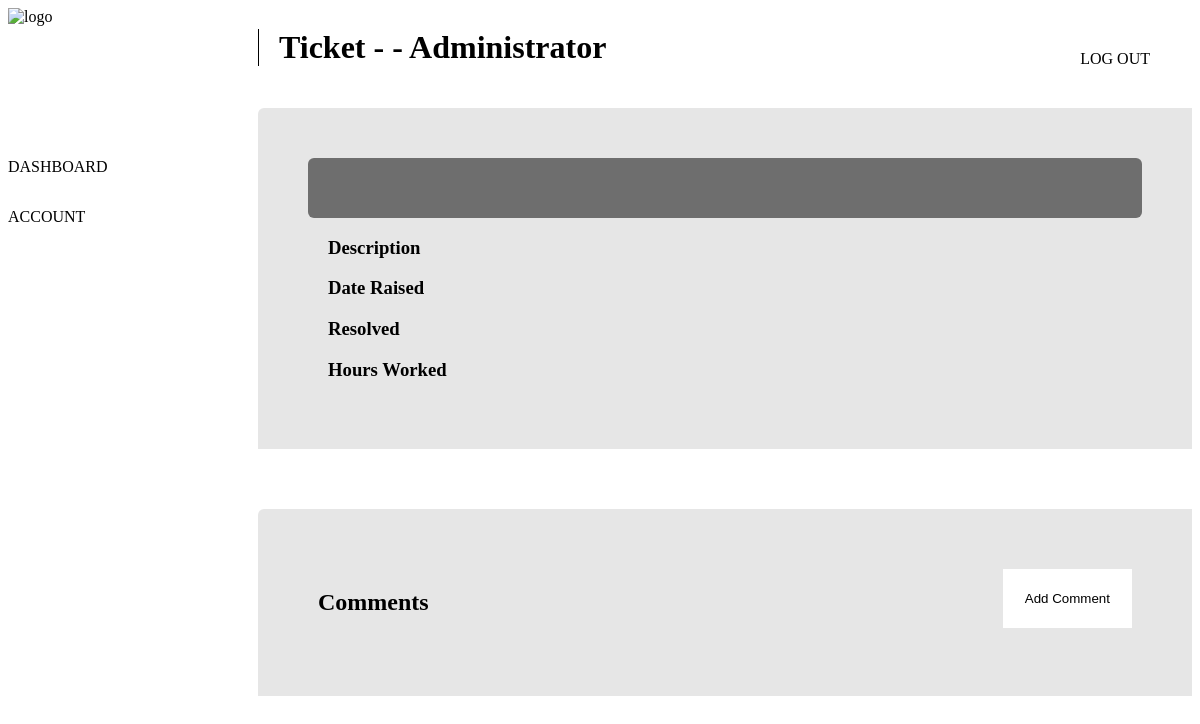
The app's page /dashboard/admin/tickets/3 (signed in), older data.
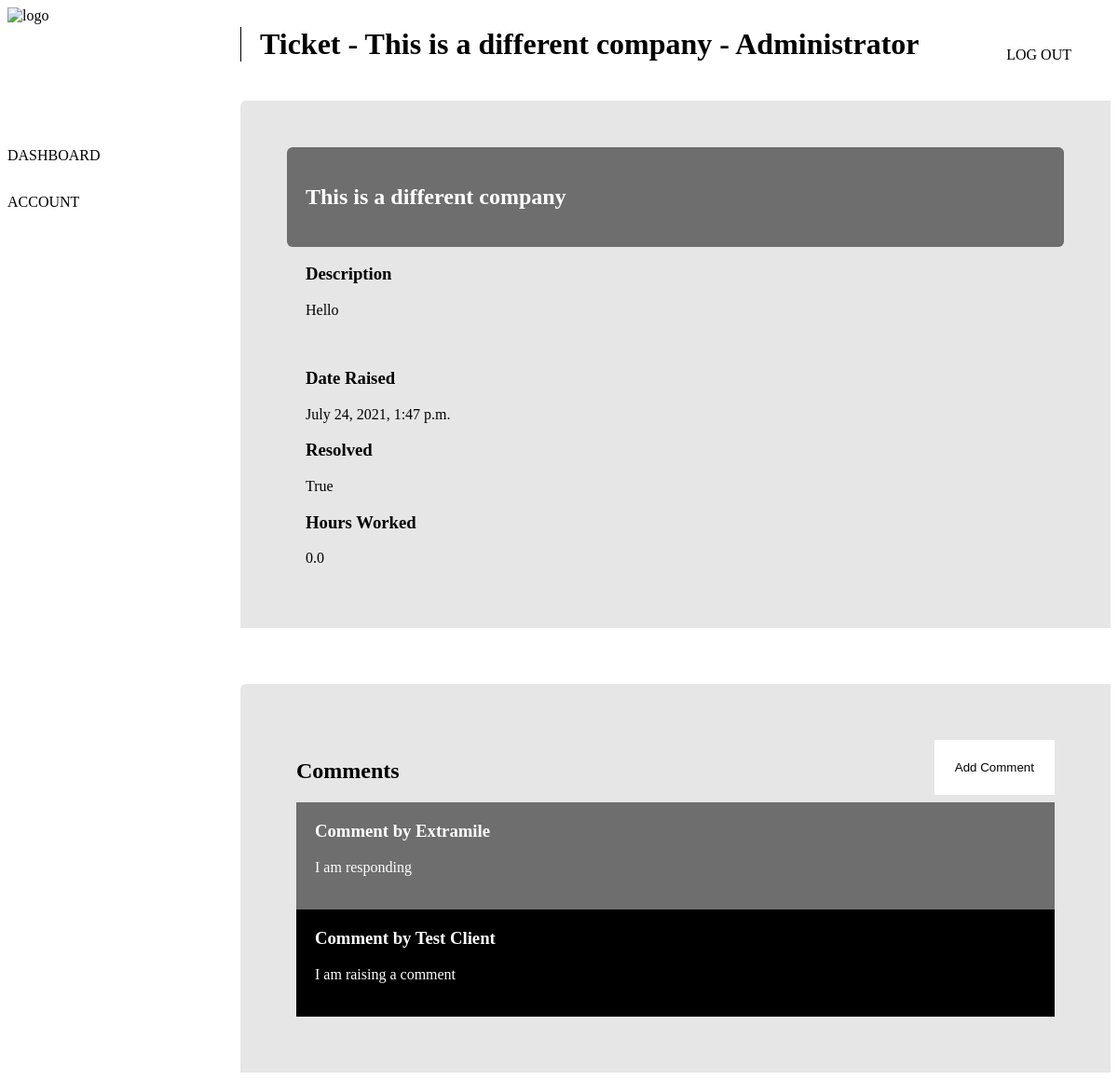
The same page, newer data.
### tickets/models.py (models this page shows, shortened)
class Ticket(models.Model):
    client = models.ForeignKey(Client, on_delete=models.CASCADE)
    title = models.CharField(max_length = 50, default='')
    issue = models.TextField()
    wrike_number = models.CharField(max_length = 10)
    severity = models.CharField(
        max_length=2,
        choices = [
        ('ST', 'Standard'),
        ('HI','High'),
        ('VH','Very High'),
        ('CR','Critical')
        ]
    )
    hours_predicted = models.FloatField(default=0)
    hours_used = models.FloatField(default=0)
    customer_feedback_requested = models.BooleanField(default=False)
    resolved = models.BooleanField(default=False)
    date_created = models.DateTimeField('Date Created')
    date_updated = models.DateTimeField('Date Updated', null=True)
    file_upload = models.FileField(null=True)

class Comment(models.Model):
    ticket = models.ForeignKey(Ticket, on_delete=models.CASCADE)
    sender = models.ForeignKey(Client, on_delete=models.CASCADE, null=True, blank=True)
    comment = models.TextField()
    date_sent = models.DateTimeField('Date Sent', blank=True)

class Client(models.Model):
    user = models.OneToOneField(settings.AUTH_USER_MODEL, on_delete=models.CASCADE, null=True)
    client_name = models.CharField(max_length=200)
    client_email = models.EmailField()
    live_client = models.BooleanField (default=True)
    date_registered = models.DateTimeField('Date Registered')
    contract_type = models.ForeignKey(Contract, on_delete=models.CASCADE)
    contract_start_date = models.DateTimeField()
    contracted_monthly_service_hours = models.FloatField(default=1)
    contracted_monthly_SEM_hours = models.FloatField(default=0)
    paid_extra_hours = models.FloatField(default=0)
    hours_used_this_month = models.FloatField(default=0)
    discontented_client = models.BooleanField(default=False)
    priority_client = models.BooleanField(default=False)
    def __str__(self):
        return self.client_name

### tickets/views.py (the view)
# urls.py: path('dashboard/admin/tickets/<int:number>', views.admin_tickets_single, name='admin-tickets-single'),
def admin_tickets_single(request, number):
    if not request.user.is_authenticated:
        return redirect('/')
    if not request.user.is_staff:
        return redirect('/')
    ticket = Ticket.objects.filter(pk = number).first()
    comments = Comment.objects.filter(ticket = number).all().order_by('-date_sent')
    return render(request,'tickets/admin/ticket-single.html', {'ticket': ticket, 'comments': comments})

### tickets/templates/tickets/admin/ticket-single.html (shortened to what this page needs)
{% extends 'base.html' %}
{% load jsonify %}
{% block content %}
    <div class="page-wrap">
      <div class="main-wrap">
        <div class="sidebar">
          <img src="" alt="logo">
          <a href="/dashboard">Dashboard</a>
          <a href="/account">Account</a>
        </div>
        <div class="main_content admin-tickets">
          <div class="head_section">
            <h1 class='head-title'> Ticket - {{ ticket.title }} - Administrator</h1>
          </div>
          <div class="admin-tickets_section">
            <div class="ticket">
              <div class="hero">
                <h2>{{ ticket.title }}</h2>
              </div>
              <div class="information">
                <h3>Description</h3>
                <p>{{ ticket.issue|safe }}</p>
                <h3>Date Raised</h3>
                <p>{{ ticket.date_created }}</p>
                <h3>Resolved</h3>
                <p>{{ ticket.resolved }}</p>
                <h3>Hours Worked</h3>
                <p>{{ ticket.hours_used }}</p>
              </div>
            </div>
          </div>
            <div class="comments">
              <h2>Comments</h2>
              <div class="buttons">
                <a href="/comment/{{ ticket.pk }}/"> <button type="button" name="button">Add Comment</button> </a>
              </div>
              {% for comment in comments  %}
              <div class="comment">
                <h3>Comment by {{ comment.sender }}</h3>
                <p>{{ comment.comment|safe }}</p>
              </div>
              {% endfor %}
          </div>
        </div>
      </div>
    </div>
{% endblock content %}

### templates/base.html (shortened to what this page needs)
<!DOCTYPE html>
<html lang="en" dir="ltr">
  <head>
    {% load static %}
    <link rel="stylesheet" href="{% static 'css/style.css' %}">
  </head>
<body>
{% block content %} {% endblock content %}
{% if request.user.is_authenticated %}
<div class="logout">
  <a href="/logout">Log Out</a>
</div>
{% endif %}
</body>
</html>

### tickets/static/css/style.css (style rules this page uses)
.sidebar { display: grid; grid-template-rows: 150px 50px 50px 50px; }
.head_section .head-title { border-left: 1px solid black; padding-left: 20px; }
div.admin-tickets { display: grid; grid-template-rows: auto auto; grid-gap: 20px; }
div.admin-tickets .admin-tickets_section { background-color: #e6e6e6; padding: 50px; border-radius: 6px 0 0 0; margin-bottom: 20px; }
div.admin-tickets .admin-tickets_section .hero { background-color: #6e6e6e; color: white; padding: 20px; border-radius: 6px; }
div.admin-tickets .admin-tickets_section .information { padding: 0 20px; }
div.admin-tickets .comments { margin-top: 20px; background-color: #e6e6e6; border-radius: 6px 0 0 0; padding: 60px; position: relative; }
div.admin-tickets .comments h3 { margin-top: 0; }
div.admin-tickets .comments .buttons { position: absolute; right: 60px; top: 60px; }
div.admin-tickets .comments .buttons button { background-color: white; cursor: pointer; border: none; padding: 22px; }
div.admin-tickets .comments .comment { background-color: #6e6e6e; color: white; padding: 20px; }
div.admin-tickets .comments .comment:nth-child(2n) { background-color: #000; }
div.admin-tickets .comments .comment p { margin-bottom: 0; }
html { background: white; font-family: 'neuzeit-grotesk'; }
.main-wrap { display: grid; grid-template-columns: 250px 1fr; }
.logout { position: absolute; top: 20px; right: 20px; padding: 30px; }
.logout a { text-decoration: none; text-transform: uppercase; color: black; }
.sidebar a { text-decoration: none; text-transform: uppercase; color: black; }

Row changes from the older to the newer data that the page shows:
added Ticket: title "This is a different company", issue "Hello", date_created "July 24, 2021, 1:47 p.m.", resolved "True", hours_used "0.0"
added Comment: sender "Extramile", comment "I am responding"
added Comment: sender "Test Client", comment "I am raising a comment"
